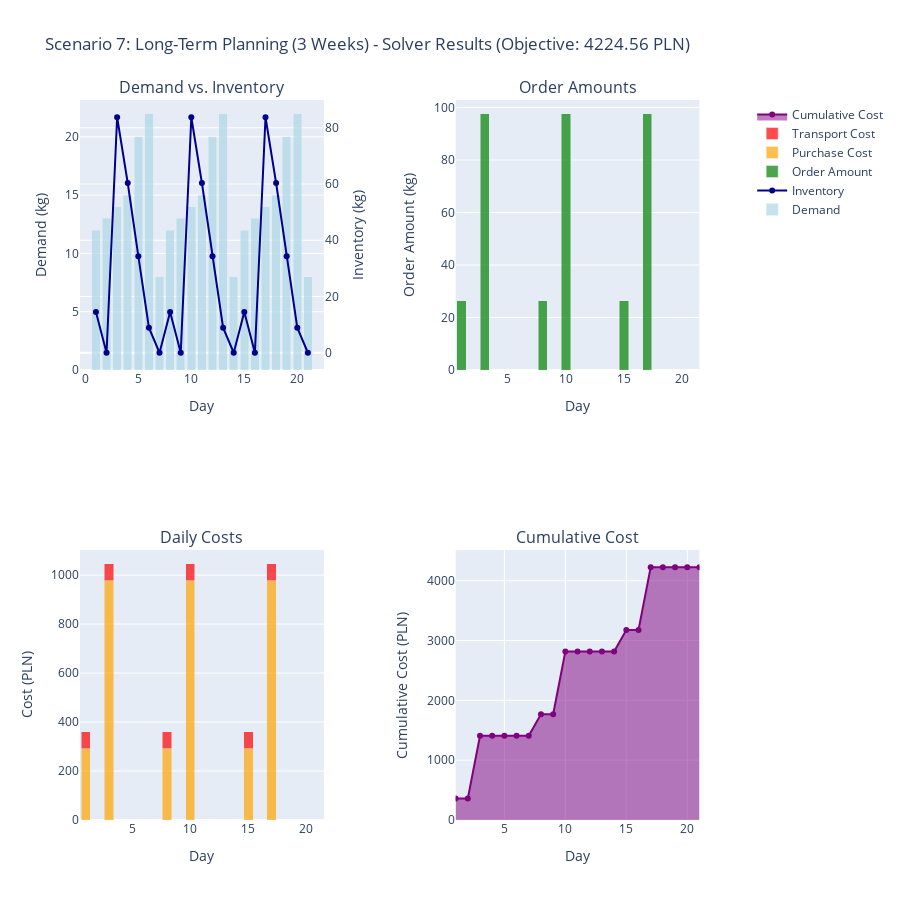

Notebook source saved alongside this figure:
### Markdown cell above
## Test Scenario 7: Long-Term Planning (3 Weeks)

Planning for 21 days (3 weeks) starting from zero inventory with weekly demand patterns.

### Code cell
# Scenario 7: Long-term planning (3 weeks = 21 days)
# Weekly pattern: moderate Mon-Thu, high Fri-Sat, low Sun
weekly_demand_pattern = [12.0, 13.0, 14.0, 15.0, 20.0, 22.0, 8.0]  # One week
demand_21_days = weekly_demand_pattern * 3  # Repeat for 3 weeks

# Price fluctuations with weekly cycle (lower mid-week, higher weekends)
weekly_price_pattern = [11.0, 10.5, 10.0, 10.5, 12.0, 13.0, 11.5]
prices_21_days = weekly_price_pattern * 3

scenario_7 = {
    "V_max": 180.0,  # kg - needs larger capacity for longer planning
    "P": prices_21_days,  # 21-day price list
    "C": 70.0,  # PLN
    "D": demand_21_days,  # 21-day demand list
    "I0": 0.0,  # Start from ZERO inventory
    "alpha": 0.1,  # 10% daily loss
    "T": 21
}

inp7 = SolverInput(**scenario_7)

try:
    sol7 = solve(inp7)
    df7 = solution_to_dataframe(sol7, inp7)
    print(f"Objective value: {sol7.objective_value:.2f} PLN")
    print(f"Orders placed on days: {[i+1 for i, y in enumerate(sol7.y) if y == 1]}")
    display(HTML(df7.to_html(index=False)))
    plot_scenario("Scenario 7: Long-Term Planning (3 Weeks)", sol7, inp7, df7)
except SolverFail as e:
    print(f"Solver failed: {e}")
    sol7 = None
    df7 = None

### Figure 1 — Plotly figure (JSON) as saved in the notebook; plotly's stock layout.template omitted (floating-point values rounded to 4 significant figures)
{"data": [{"marker": {"color": "lightblue"}, "name": "Demand", "opacity": 0.7, "type": "bar", "x": [1, 2, 3, 4, 5, 6, 7, 8, 9, 10, 11, 12, 13, 14, 15, 16, 17, 18, 19, 20, 21], "xaxis": "x", "y": [12, 13, 14, 15, 20, 22, 8, 12, 13, 14, 15, 20, 22, 8, 12, 13, 14, 15, 20, 22, 8], "yaxis": "y"}, {"line": {"color": "darkblue", "width": 2}, "mode": "lines+markers", "name": "Inventory", "type": "scatter", "x": [1, 2, 3, 4, 5, 6, 7, 8, 9, 10, 11, 12, 13, 14, 15, 16, 17, 18, 19, 20, 21], "xaxis": "x", "y": [14.44, 0, 83.73, 60.36, 34.32, 8.889, 0, 14.44, 0, 83.73, 60.36, 34.32, 8.889, 0, 14.44, 0, 83.73, 60.36, 34.32, 8.889, 0], "yaxis": "y2"}, {"marker": {"color": "green"}, "name": "Order Amount", "opacity": 0.7, "type": "bar", "x": [1, 2, 3, 4, 5, 6, 7, 8, 9, 10, 11, 12, 13, 14, 15, 16, 17, 18, 19, 20, 21], "xaxis": "x2", "y": [26.44, 0, 97.73, 0, 0, 0, 0, 26.44, 0, 97.73, 0, 0, 0, 0, 26.44, 0, 97.73, 0, 0, 0, 0], "yaxis": "y3"}, {"marker": {"color": "orange"}, "name": "Purchase Cost", "opacity": 0.7, "type": "bar", "x": [1, 2, 3, 4, 5, 6, 7, 8, 9, 10, 11, 12, 13, 14, 15, 16, 17, 18, 19, 20, 21], "xaxis": "x3", "y": [290.9, 0.0, 977.3, 0.0, 0.0, 0.0, 0.0, 290.9, 0.0, 977.3, 0.0, 0.0, 0.0, 0.0, 290.9, 0.0, 977.3, 0.0, 0.0, 0.0, 0.0], "yaxis": "y4"}, {"marker": {"color": "red"}, "name": "Transport Cost", "opacity": 0.7, "type": "bar", "x": [1, 2, 3, 4, 5, 6, 7, 8, 9, 10, 11, 12, 13, 14, 15, 16, 17, 18, 19, 20, 21], "xaxis": "x3", "y": [70.0, 0.0, 70.0, 0.0, 0.0, 0.0, 0.0, 70.0, 0.0, 70.0, 0.0, 0.0, 0.0, 0.0, 70.0, 0.0, 70.0, 0.0, 0.0, 0.0, 0.0], "yaxis": "y4"}, {"fill": "tozeroy", "line": {"color": "purple", "width": 2}, "mode": "lines+markers", "name": "Cumulative Cost", "type": "scatter", "x": [1, 2, 3, 4, 5, 6, 7, 8, 9, 10, 11, 12, 13, 14, 15, 16, 17, 18, 19, 20, 21], "xaxis": "x4", "y": [360.9, 360.9, 1408.0, 1408.0, 1408.0, 1408.0, 1408.0, 1769.0, 1769.0, 2816.0, 2816.0, 2816.0, 2816.0, 2816.0, 3177.0, 3177.0, 4225.0, 4225.0, 4225.0, 4225.0, 4225.0], "yaxis": "y5"}], "layout": {"annotations": [{"font": {"size": 16}, "showarrow": false, "text": "Demand vs. Inventory", "x": 0.185, "xanchor": "center", "xref": "paper", "y": 1, "yanchor": "bottom", "yref": "paper"}, {"font": {"size": 16}, "showarrow": false, "text": "Order Amounts", "x": 0.755, "xanchor": "center", "xref": "paper", "y": 1, "yanchor": "bottom", "yref": "paper"}, {"font": {"size": 16}, "showarrow": false, "text": "Daily Costs", "x": 0.185, "xanchor": "center", "xref": "paper", "y": 0.375, "yanchor": "bottom", "yref": "paper"}, {"font": {"size": 16}, "showarrow": false, "text": "Cumulative Cost", "x": 0.755, "xanchor": "center", "xref": "paper", "y": 0.375, "yanchor": "bottom", "yref": "paper"}], "barmode": "stack", "height": 900, "showlegend": true, "title": {"text": "Scenario 7: Long-Term Planning (3 Weeks) - Solver Results (Objective: 4224.56 PLN)"}, "xaxis": {"anchor": "y", "domain": [0, 0.37], "title": {"text": "Day"}}, "xaxis2": {"anchor": "y3", "domain": [0.57, 0.94], "title": {"text": "Day"}}, "xaxis3": {"anchor": "y4", "domain": [0, 0.37], "title": {"text": "Day"}}, "xaxis4": {"anchor": "y5", "domain": [0.57, 0.94], "title": {"text": "Day"}}, "yaxis": {"anchor": "x", "domain": [0.625, 1], "title": {"text": "Demand (kg)"}}, "yaxis2": {"anchor": "x", "overlaying": "y", "side": "right", "title": {"text": "Inventory (kg)"}}, "yaxis3": {"anchor": "x2", "domain": [0.625, 1], "title": {"text": "Order Amount (kg)"}}, "yaxis4": {"anchor": "x3", "domain": [0, 0.375], "title": {"text": "Cost (PLN)"}}, "yaxis5": {"anchor": "x4", "domain": [0, 0.375], "title": {"text": "Cumulative Cost (PLN)"}}}}
